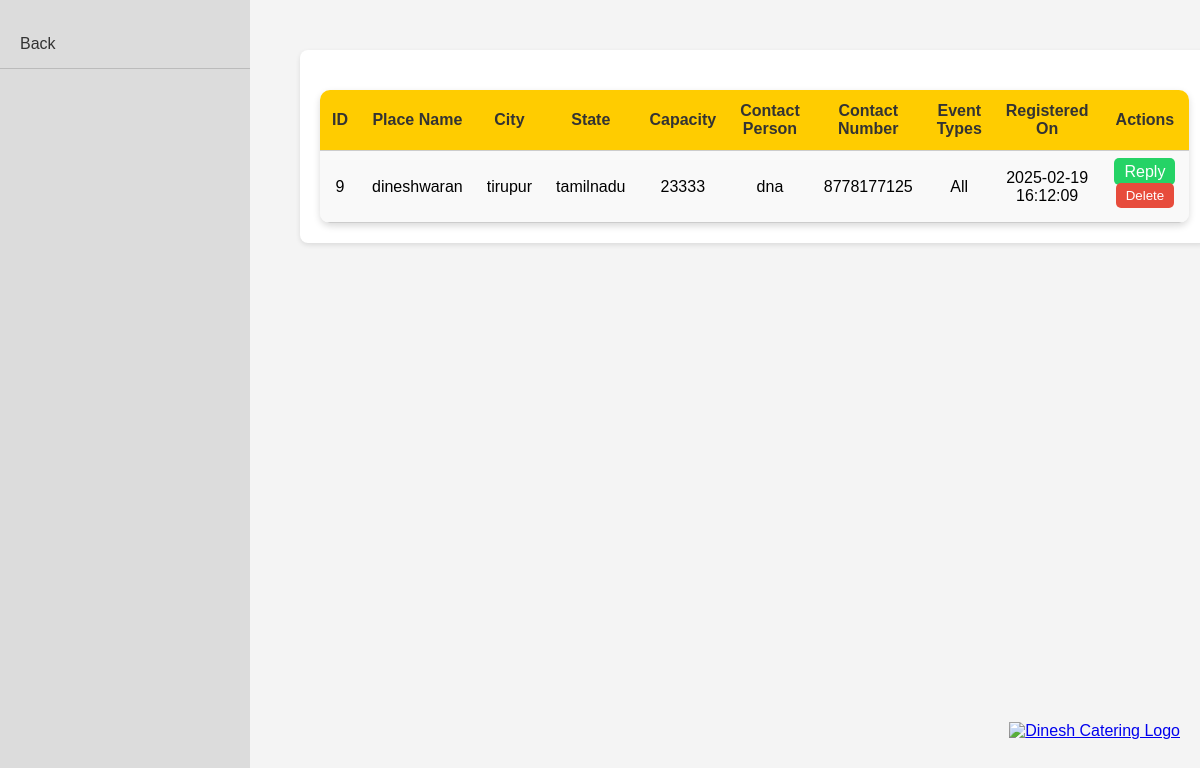
The app's page /nemviweing.php with its own data.
### tables this page shows
CREATE TABLE `event_places` (
  `id` int(11) NOT NULL,
  `place_name` varchar(255) NOT NULL,
  `address` text NOT NULL,
  `city` varchar(100) NOT NULL,
  `state` varchar(100) NOT NULL,
  `zip` varchar(10) NOT NULL,
  `capacity` int(11) NOT NULL,
  `contact_person` varchar(255) NOT NULL,
  `contact_number` varchar(15) NOT NULL,
  `email` varchar(255) NOT NULL,
  `event_types` varchar(255) NOT NULL,
  `description` text DEFAULT NULL,
  `registration_date` timestamp NOT NULL DEFAULT current_timestamp()
);

### nemviweing.php (the view, shortened to what this page needs)
<!DOCTYPE html>
<html lang="en">
<head>
</head>
<body>
 <div class="logo">
  <a href="index.html"><img src="LOGO.png" alt="Dinesh Catering Logo"></a>
</div>
    <div class="sidebar">
        <a href="dashboard.html">Back</a>
    </div>
    <div class="container">
        <?php
        $servername = "localhost";
        $username = "root";
        $password = "";
        $dbname = "nem";
        $conn = new mysqli($servername, $username, $password, $dbname);
        $sql = "SELECT * FROM event_places";
        $result = $conn->query($sql);
        if ($result->num_rows > 0) {
            echo "<table>
                    <tr>
                        <th>ID</th>
                        <th>Place Name</th>
                        <th>City</th>
                        <th>State</th>
                        <th>Capacity</th>
                        <th>Contact Person</th>
                        <th>Contact Number</th>
                        <th>Event Types</th>
                        <th>Registered On</th>
                        <th>Actions</th>
                    </tr>";
            while ($row = $result->fetch_assoc()) {
                $contactNumber = preg_replace('/\D/', '', $row["contact_number"]);
                $countryCode = '91';
                $fullNumber = $countryCode . $contactNumber;
                $message = urlencode("Hello " . $row["contact_person"] . ", regarding your event place registration at " . $row["place_name"] . ".");
                echo "<tr id='row_" . $row["id"] . "'>
                        <td>" . $row["id"] . "</td>
                        <td>" . htmlspecialchars($row["place_name"]) . "</td>
                        <td>" . htmlspecialchars($row["city"]) . "</td>
                        <td>" . htmlspecialchars($row["state"]) . "</td>
                        <td>" . $row["capacity"] . "</td>
                        <td>" . htmlspecialchars($row["contact_person"]) . "</td>
                        <td>" . htmlspecialchars($row["contact_number"]) . "</td>
                        <td>" . htmlspecialchars($row["event_types"]) . "</td>
                        <td>" . $row["registration_date"] . "</td>
                        <td>
                            <a class='btn btn-reply' target='_blank' href='https://wa.me/$fullNumber?text=$message'>Reply</a>
                            <button class='btn btn-delete' onclick='deleteEvent(" . $row["id"] . ")'>Delete</button>
                        </td>
                      </tr>";
            }
            echo "</table>";
        } else {
            echo "<p style='text-align: center;'>No event places registered yet.</p>";
        }
        ?>
    </div>
</body>
</html>

### nemviweing.php (style rules this page uses)
body { font-family: Arial, sans-serif; background-color: #f4f4f4; margin: 0; padding: 0; display: flex; }
.sidebar { width: 250px; height: 100vh; background-color: #dcdcdc; color: #333; position: fixed; top: 0; left: 0; display: flex; flex-direction: column; padding: 20px 0; }
.sidebar a { color: #333; text-decoration: none; padding: 15px 20px; display: block; border-bottom: 1px solid #bbb; }
.container { background: #fff; padding: 20px; border-radius: 8px; max-width: 1200px; margin: 50px auto; box-shadow: 0 2px 5px rgba(0, 0, 0, 0.1); flex-grow: 1; margin-left: 300px; }
table { width: 80%; border-collapse: collapse; margin-top: 20px; background-color: white; border-radius: 10px; overflow: hidden; box-shadow: 0px 3px 7px rgba(0, 0, 0, 0.15); }
th, td { padding: 12px; text-align: center; border-bottom: 1px solid #ccc; }
th { background-color: #ffcc00; color: #333; font-size: 16px; }
tr:nth-child(even) { background-color: #f9f9f9; }
.btn { padding: 5px 10px; margin: 2px; border: none; border-radius: 5px; cursor: pointer; text-decoration: none; }
.btn-delete { background-color: #e74c3c; color: white; }
.btn-reply { background-color: #25D366; color: white; }
.logo { position: fixed; bottom: 60px; right: 20px; z-index: 1000; }
.logo img { width: 100px; height: auto; }

### records on screen
event_places: id "9", place_name "dineshwaran", city "tirupur", state "tamilnadu", capacity "23333", contact_person "dna", contact_number "8778177125", event_types "All", registration_date "2025-02-19 16:12:09"
